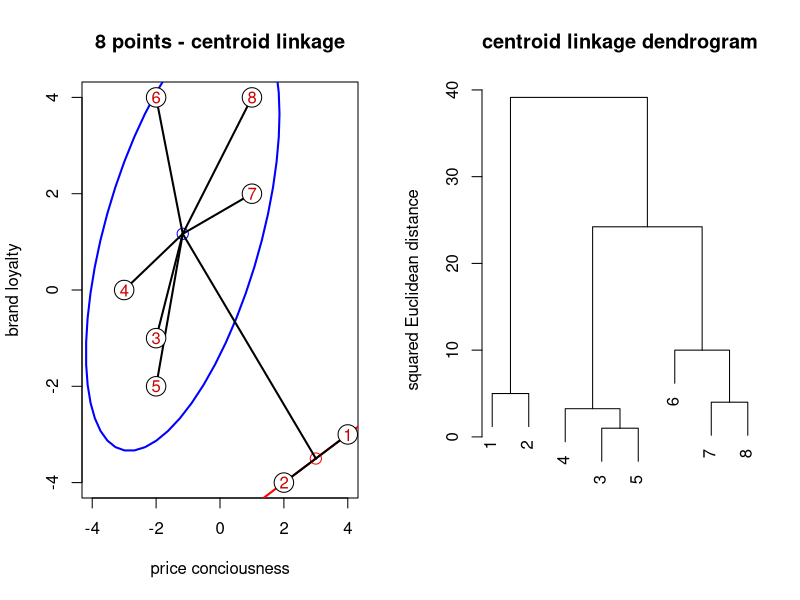

Write R code to recreate this figure.
# clear cache and close windows
graphics.off()
rm(list=ls(all=TRUE))

# install.packages("car")
library(car)

# define eight points
eight  = cbind(c(-3,-2,-2,-2,1,1,2,4),c(0,4,-1,-2,4,2,-4,-3))
eight  = eight[c(8,7,3,1,4,2,6,5),]
w      = hclust(dist(eight,method="euclidean")^2,method="centroid")
groups = cutree(w, k=2)
merg   = cbind(eight, as.matrix(groups))
merg   = merg[sort.list(merg[,3]),]
merg1  = merg[which(merg[,3]==1),1:2]
merg2  = merg[which(merg[,3]==2),1:2]
m1     = apply(merg1,2,mean)
m2     = apply(merg2,2,mean)


dev.new()
# plot eight points using centroid linkage
par(mfrow = c(1, 2))
plot(eight,type="n", xlab="price conciousness",ylab="brand loyalty",main="8 points - centroid linkage", xlim=c(-4,4))

dataEllipse(x = c(merg1[,1]), y = c(merg1[,2]), center.pch = 1, col = "red", 
            plot.points = F, add = T,levels = 0.7)
dataEllipse(x = merg2[,1], y = merg2[,2], center.pch = 1, col = "blue", 
            plot.points = F, add = T,levels = 0.7)

segments(m2[1],m2[2],eight[3,1],eight[3,2],lwd=2)
segments(m2[1],m2[2],eight[4,1],eight[4,2],lwd=2)
segments(m2[1],m2[2],eight[5,1],eight[5,2],lwd=2)
segments(m2[1],m2[2],eight[6,1],eight[6,2],lwd=2)
segments(m2[1],m2[2],eight[7,1],eight[7,2],lwd=2)
segments(m2[1],m2[2],eight[8,1],eight[8,2],lwd=2)

segments(m1[1],m1[2],eight[1,1],eight[1,2],lwd=2)
segments(m1[1],m1[2],eight[2,1],eight[2,2],lwd=2)

segments(m1[1],m1[2],m2[1],m2[2],lwd=2)
points(eight, pch=21, cex=2.6, bg="white")
text(eight,as.character(1:8),col="red3",cex=1)

plot(hclust(dist(eight,method="euclidean")^2,method="centroid"),ylab="squared Euclidean distance",sub="",xlab="",main="centroid linkage dendrogram") 

